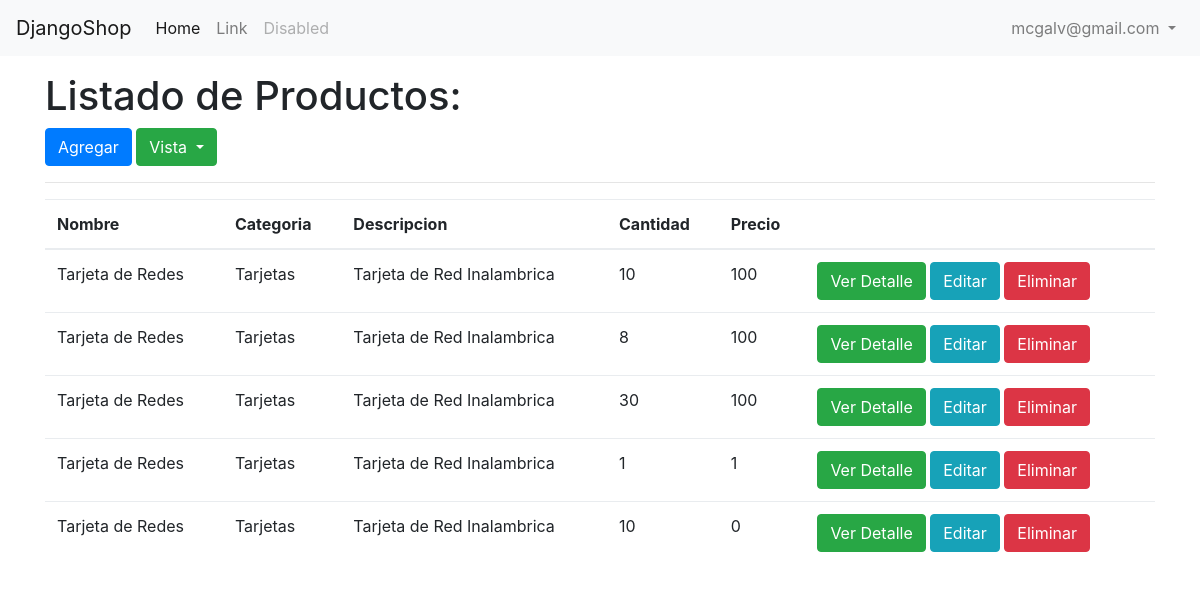
/productos/ (signed in), run on an earlier commit of the app's database.
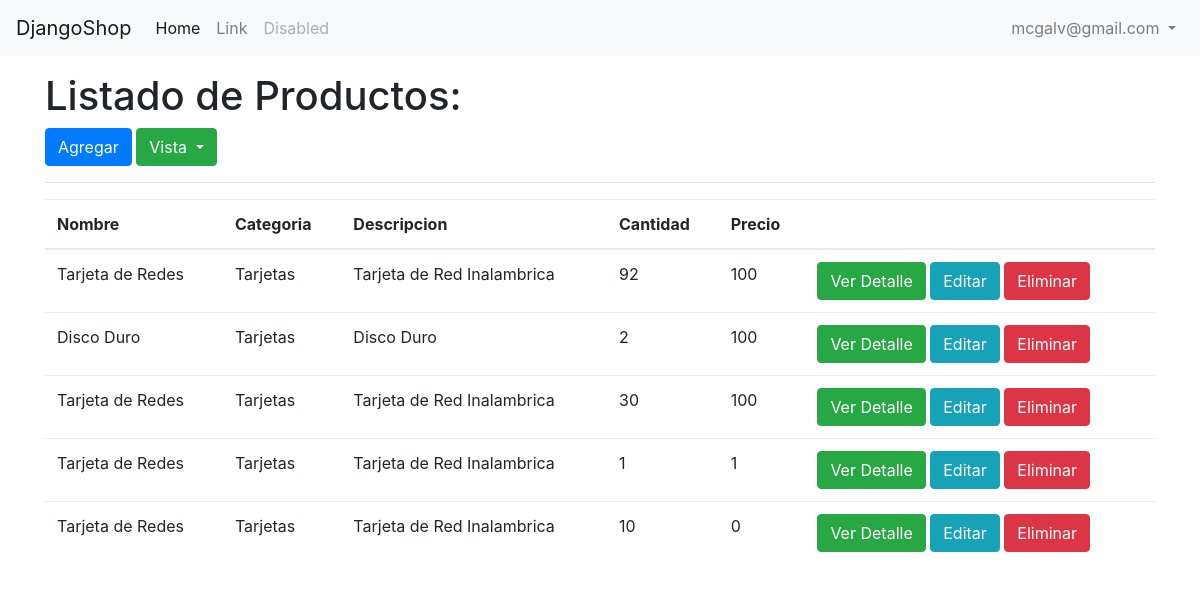
And on a later commit of the database.
### productos/models.py (models this page shows, shortened)
class Producto(models.Model):
	nombre = models.CharField(max_length=255)
	precio = models.IntegerField(default=0)
	descripcion = models.CharField(max_length=255, default='')
	categoria = models.CharField(max_length=255, default='')
	cantidad = models.IntegerField(default=0)
	imagen = models.ImageField(upload_to='productos/imagenes', blank=True)
	def image_tag(self):
		if not self.imagen:
			return mark_safe('<img src="{}" width="150" height="150" />'.format(self.url()))
		return mark_safe('<a href="{}" target="_blank"><img src="{}" width="150" height="150" /></a>'.format(self.url(), self.url()))
	image_tag.short_description = 'Imagen'

### productos/views.py (the view)
@login_required
def listado(request):
	lista_productos = Producto.objects.all()
	data = {
		"lista" : lista_productos
	}
	return render(request, "productos/listado.html", data)

### productos/templates/productos/listado.html (shortened to what this page needs)
{% extends 'base.html' %}
{% block content %}
<div class="container">
<h1>Listado de Productos:</h1>
<div class="row">
	<div class="col">
		<a href="{% url 'nuevo' %}" class="btn btn-primary">Agregar</a>
		<div class="btn-group">
		  <button type="button" class="btn btn-success dropdown-toggle" data-toggle="dropdown" aria-haspopup="true" aria-expanded="false">
		    Vista
		  </button>
		</div>
	</div>
</div>
<hr>
<div class="row">
	<div class="col-12">
		<table class="table">
			<thead>
				<tr>
					<th>Nombre</th>
					<th>Categoria</th>
					<th>Descripcion</th>
					<th>Cantidad</th>
					<th>Precio</th>
					<th></th>
				</tr>
			</thead>
			<tbody>
				{% for prod in lista %}
				<tr>
					<td>{{ prod.nombre }}</td>
					<td>{{ prod.categoria }}</td>
					<td>{{ prod.descripcion }}</td>
					<td>{{ prod.cantidad }}</td>
					<td>{{ prod.precio }}</td>
					<td>
						<a class="btn btn-success detail" href="{% url 'detail' prod.id %}">Ver Detalle</a>
						<a class="btn btn-info update" href="{% url 'modificar' prod.id %}">Editar</a>
						<a class="btn btn-danger delete" href="{% url 'eliminar' prod.id %}">Eliminar</a>
					</td>
				</tr>
				{% endfor %}
			</tbody>
		</table>
	</div>
</div>
</div>
{% endblock %}

What changed in the data, as far as the page shows it:
changed Producto (number 1 of 5 on the later page): cantidad "10" → "92"
changed Producto: nombre "Tarjeta de Redes" → "Disco Duro"; descripcion "Tarjeta de Red Inalambrica" → "Disco Duro"; cantidad "8" → "2"
